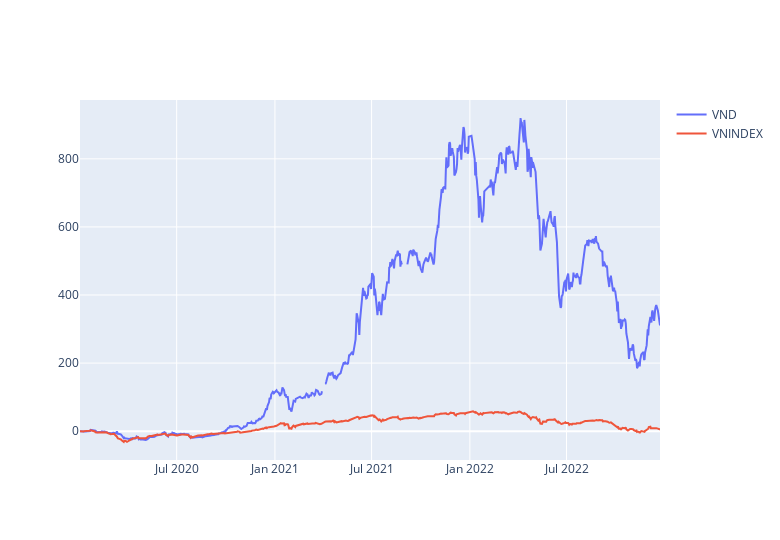

Write notebook code for a chart like this one.
### Code cell
compare_fig = make_subplots(rows=1, cols=1,
                    shared_xaxes=True,
                    vertical_spacing=0.03)

for stock in compare_symbol_list:
    compare_fig.add_trace(go.Scatter(
        x=compare_percent_change[stock].index, y=compare_percent_change[stock], name=stock, mode='lines'))
    
# Do not show rangeslider plot
compare_fig.update(layout_xaxis_rangeslider_visible=False)

compare_fig.update_layout(
    autosize=False,
    width=780,
    height=540,
)

compare_fig

### Figure 1 — Plotly figure (JSON) as saved in the notebook; plotly's stock layout.template omitted (floating-point values rounded to 4 significant figures; data arrays with more than 128 entries replaced by an {"elided": "..."} marker saying what was removed)
{"data": [{"mode": "lines", "name": "VND", "type": "scatter", "x": {"elided": "744 str values"}, "y": {"elided": "744 float values"}}, {"mode": "lines", "name": "VNINDEX", "type": "scatter", "x": {"elided": "744 str values"}, "y": {"elided": "744 float values"}}], "layout": {"autosize": false, "height": 540, "width": 780, "xaxis": {"anchor": "y", "domain": [0, 1], "rangeslider": {"visible": false}}, "yaxis": {"anchor": "x", "domain": [0, 1]}}}
